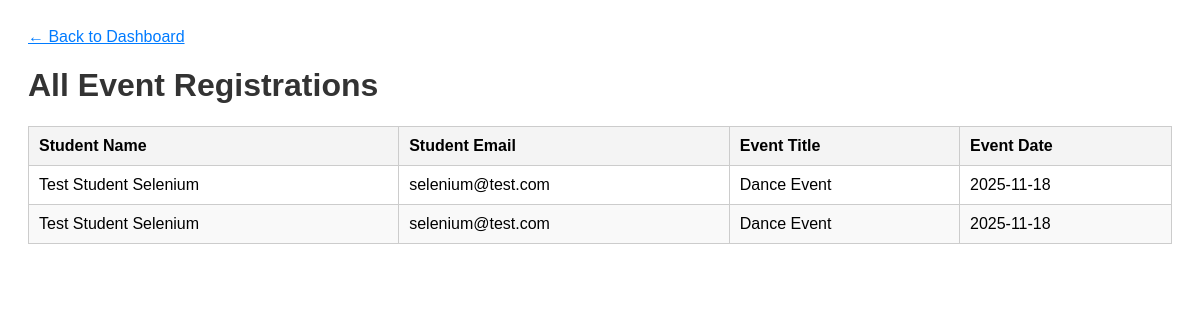
The app's page /admin/registrations, older data.
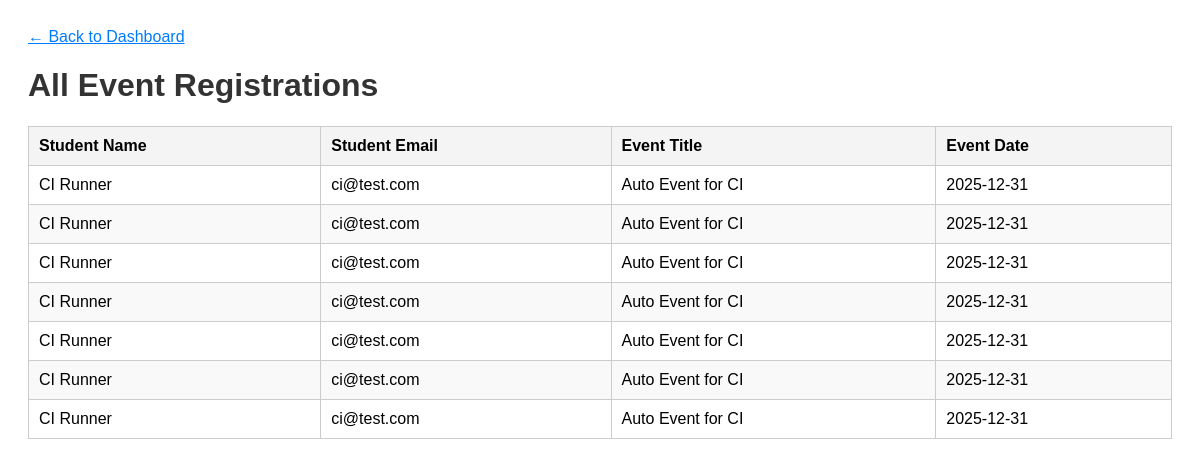
The same page, newer data.
### app.py (models this page shows)
class Registration(db.Model):
    id = db.Column(db.Integer, primary_key=True)
    student_name = db.Column(db.String(100), nullable=False)
    student_email = db.Column(db.String(100), nullable=False)
    event_id = db.Column(db.Integer, db.ForeignKey('event.id'), nullable=False)

class Event(db.Model):
    id = db.Column(db.Integer, primary_key=True)
    title = db.Column(db.String(100), nullable=False)
    description = db.Column(db.String(300), nullable=True)
    event_date = db.Column(db.String(20), nullable=False)
    registrations = db.relationship('Registration', backref='event', lazy=True)

### app.py (the view)
    @app.route('/admin/registrations')
    def admin_registrations():
        all_registrations = Registration.query.join(Event).order_by(Event.event_date).all()
        return render_template('admin_registrations.html', registrations=all_registrations)

### templates/admin_registrations.html (shortened to what this page needs)
<!DOCTYPE html>
<html lang="en">
<head>
</head>
<body>
    <a href="{{ url_for('admin_dashboard') }}">&larr; Back to Dashboard</a>
    <h1>All Event Registrations</h1>
    <table>
        <thead>
            <tr>
                <th>Student Name</th>
                <th>Student Email</th>
                <th>Event Title</th>
                <th>Event Date</th>
            </tr>
        </thead>
        <tbody>
            {% if registrations %}
                {% for reg in registrations %}
                    <tr>
                        <td>{{ reg.student_name }}</td>
                        <td>{{ reg.student_email }}</td>
                        <td>{{ reg.event.title }}</td>
                        <td>{{ reg.event.event_date }}</td>
                    </tr>
                {% endfor %}
            {% else %}
                <tr>
                    <td colspan="4" style="text-align: center;">No registrations found.</td>
                </tr>
            {% endif %}
        </tbody>
    </table>
</body>
</html>

### templates/admin_registrations.html (style rules this page uses)
body { font-family: sans-serif; padding: 20px; }
h1 { color: #333; }
table { width: 100%; border-collapse: collapse; margin-top: 20px; }
th, td { border: 1px solid #ccc; padding: 10px; text-align: left; }
th { background-color: #f4f4f4; }
tr:nth-child(even) { background-color: #f9f9f9; }
a { color: #007bff; }

Row changes from the older to the newer data that the page shows:
changed Registration (number 1 of 7 on the later page): student_name "Test Student Selenium" → "CI Runner"; student_email "selenium@test.com" → "ci@test.com"; event "Dance Event" → "Auto Event for CI"; event.event_date "2025-11-18" → "2025-12-31"
changed Registration (number 2 of 7 on the later page): student_name "Test Student Selenium" → "CI Runner"; student_email "selenium@test.com" → "ci@test.com"; event "Dance Event" → "Auto Event for CI"; event.event_date "2025-11-18" → "2025-12-31"
added Registration: student_name "CI Runner", student_email "ci@test.com", event "Auto Event for CI", event.event_date "2025-12-31"
added Registration: student_name "CI Runner", student_email "ci@test.com", event "Auto Event for CI", event.event_date "2025-12-31"
added Registration: student_name "CI Runner", student_email "ci@test.com", event "Auto Event for CI", event.event_date "2025-12-31"
added Registration: student_name "CI Runner", student_email "ci@test.com", event "Auto Event for CI", event.event_date "2025-12-31"
added Registration: student_name "CI Runner", student_email "ci@test.com", event "Auto Event for CI", event.event_date "2025-12-31"
